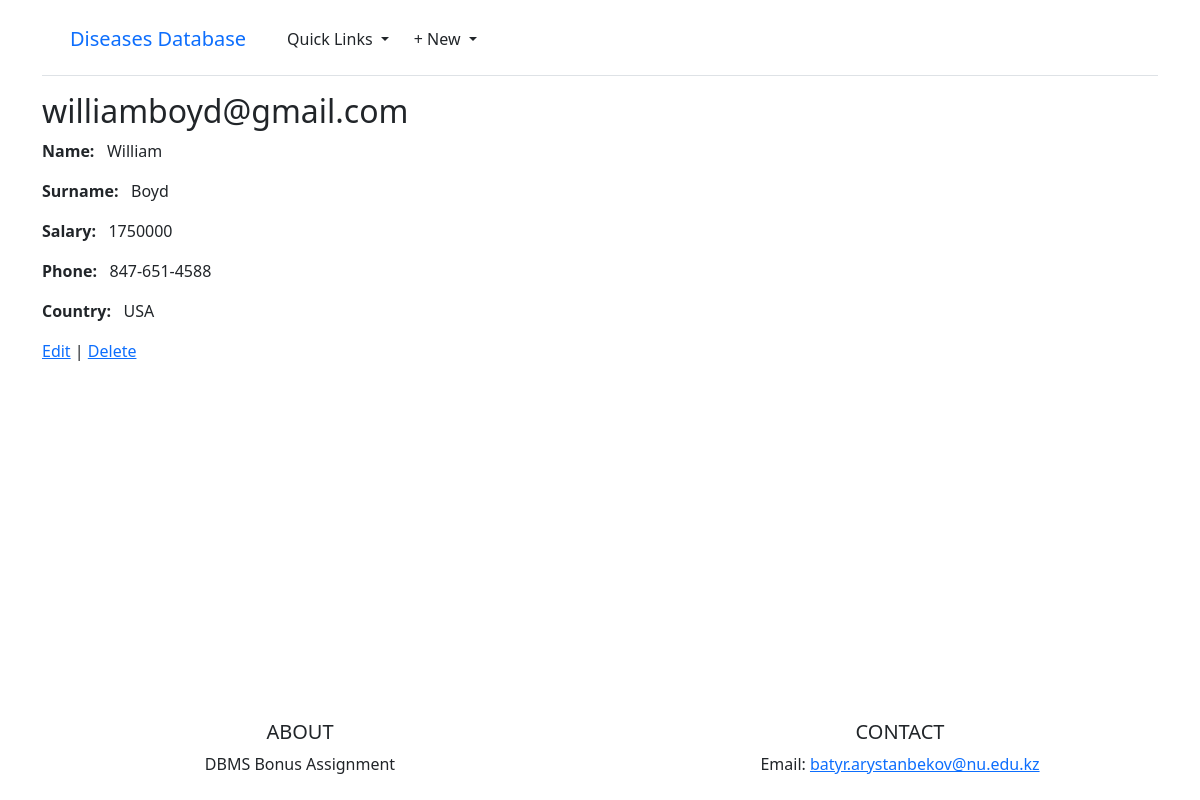
Page /users/williamboyd@gmail.com/ on the committed database.
### objects/models.py (models this page shows, shortened)
class User(models.Model):
    email = models.CharField(max_length=60, primary_key=True)
    name = models.CharField(max_length=30)
    surname = models.CharField(max_length=40)
    salary = models.PositiveIntegerField()
    phone = models.CharField(max_length=20)
    cname = models.ForeignKey(Country, on_delete=models.CASCADE)

class Country(models.Model):
    class Meta:
        verbose_name_plural = "Countries"
    cname = models.CharField(max_length=50, primary_key=True)
    population = models.PositiveBigIntegerField()
    def __str__(self):
        return self.cname

### objects/views.py (the view)
# urls.py: path('users/<str:pk>/', UserDetailView.as_view(), name='user_detail'),
class UserDetailView(DetailView):
    model = User
    template_name = 'user/user_detail.html'

### templates/user/user_detail.html
{% extends "base.html" %}
{% block content %}
<div class="article-entry">
    <h2>{{ user.email }}</h2>
    <p><b>Name:</b> &nbsp; {{ user.name }}</p>
    <p><b>Surname:</b> &nbsp; {{ user.surname }}</p>
    <p><b>Salary:</b> &nbsp; {{ user.salary }}</p>
    <p><b>Phone:</b> &nbsp; {{ user.phone }}</p>
    <p><b>Country:</b> &nbsp; {{ user.cname }}</p>
</div>
<p><a href="{% url 'user_edit' user.email %}">Edit</a> |
    <a href="{% url 'user_delete' user.email %}">Delete</a></p>
{% endblock content %}

### static/css/carousel.css (style rules this page uses)
body { padding-top: 0.2rem; padding-bottom: 0.5rem; color: #5a5a5a; }

### rows in the picture
User: email "williamboyd@gmail.com", name "William", surname "Boyd", salary "1750000", phone "847-651-4588", cname "USA"
